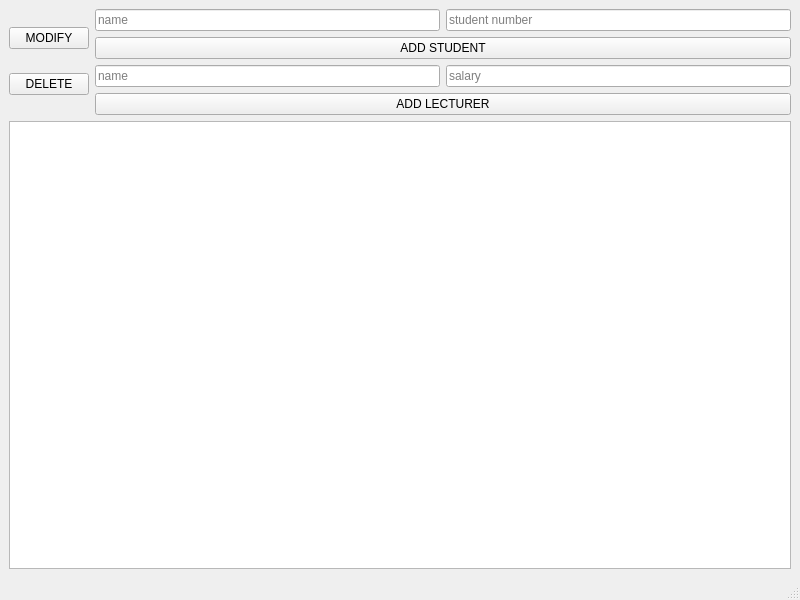
<?xml version="1.0" encoding="UTF-8"?>
<ui version="4.0">
 <class>Gui</class>
 <widget class="QMainWindow" name="Gui">
  <property name="geometry">
   <rect>
    <x>0</x>
    <y>0</y>
    <width>800</width>
    <height>600</height>
   </rect>
  </property>
  <property name="sizePolicy">
   <sizepolicy hsizetype="Minimum" vsizetype="Preferred">
    <horstretch>0</horstretch>
    <verstretch>0</verstretch>
   </sizepolicy>
  </property>
  <property name="windowTitle">
   <string/>
  </property>
  <property name="windowOpacity">
   <double>1.000000000000000</double>
  </property>
  <widget class="QWidget" name="centralwidget">
   <property name="sizePolicy">
    <sizepolicy hsizetype="Minimum" vsizetype="Minimum">
     <horstretch>0</horstretch>
     <verstretch>0</verstretch>
    </sizepolicy>
   </property>
   <layout class="QHBoxLayout" name="horizontalLayout_2">
    <item>
     <layout class="QVBoxLayout" name="verticalLayout_5">
      <item>
       <layout class="QHBoxLayout" name="horizontalLayout">
        <property name="sizeConstraint">
         <enum>QLayout::SetMaximumSize</enum>
        </property>
        <item>
         <layout class="QVBoxLayout" name="verticalLayout">
          <item>
           <widget class="QPushButton" name="modifyButton">
            <property name="text">
             <string>MODIFY</string>
            </property>
           </widget>
          </item>
          <item>
           <widget class="QPushButton" name="deleteButton">
            <property name="text">
             <string>DELETE</string>
            </property>
           </widget>
          </item>
         </layout>
        </item>
        <item>
         <layout class="QVBoxLayout" name="verticalLayout_3">
          <item>
           <layout class="QHBoxLayout" name="horizontalLayout_4">
            <item>
             <widget class="QLineEdit" name="studentNameEdit">
              <property name="placeholderText">
               <string>name</string>
              </property>
             </widget>
            </item>
            <item>
             <widget class="QLineEdit" name="studentNumberEdit">
              <property name="placeholderText">
               <string>student number</string>
              </property>
             </widget>
            </item>
           </layout>
          </item>
          <item>
           <widget class="QPushButton" name="addStudentButton">
            <property name="text">
             <string>ADD STUDENT</string>
            </property>
           </widget>
          </item>
          <item>
           <layout class="QHBoxLayout" name="horizontalLayout_5">
            <item>
             <widget class="QLineEdit" name="lecturerNameEdit">
              <property name="placeholderText">
               <string>name</string>
              </property>
             </widget>
            </item>
            <item>
             <widget class="QLineEdit" name="lecturerSalaryEdit">
              <property name="placeholderText">
               <string>salary</string>
              </property>
             </widget>
            </item>
           </layout>
          </item>
          <item>
           <widget class="QPushButton" name="addLecturerButton">
            <property name="text">
             <string>ADD LECTURER</string>
            </property>
           </widget>
          </item>
         </layout>
        </item>
       </layout>
      </item>
      <item>
       <widget class="QListWidget" name="listWidget">
        <property name="frameShadow">
         <enum>QFrame::Plain</enum>
        </property>
        <property name="modelColumn">
         <number>0</number>
        </property>
       </widget>
      </item>
     </layout>
    </item>
   </layout>
  </widget>
  <widget class="QMenuBar" name="menubar">
   <property name="geometry">
    <rect>
     <x>0</x>
     <y>0</y>
     <width>800</width>
     <height>21</height>
    </rect>
   </property>
  </widget>
  <widget class="QStatusBar" name="statusbar"/>
 </widget>
 <resources/>
 <connections/>
</ui>
